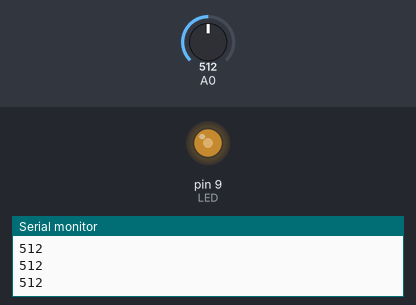
The sketch below on a simulated Arduino Uno, built with avr-gcc and run on an emulated ATmega328P. Shown: output pins drawn as LEDs (lit = HIGH), the last lines printed to the serial monitor. The test bench sets the inputs (shaded band); at power-on: A0 = 512.

Above: at 1.3 s.
1.4 s: A0 set to 716
At 2.2 s:
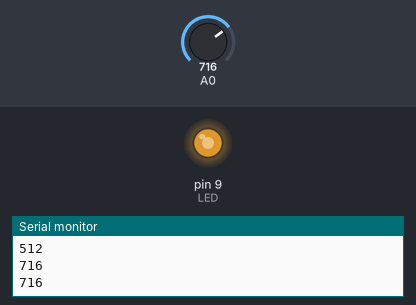
3.0 s: A0 set to 900
At 3.4 s:
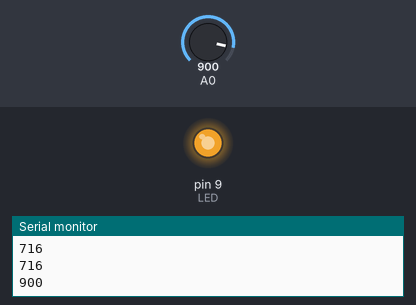
4.5 s: A0 set to 122
At 5.7 s:
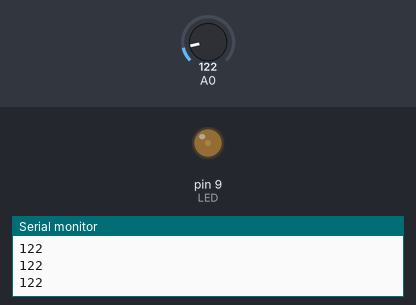
6.0 s: A0 set to 0
At 6.9 s:
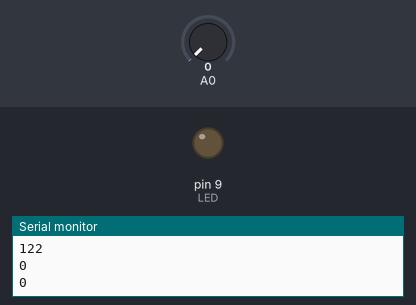
7.5 s: A0 set to 511
At 8.1 s:
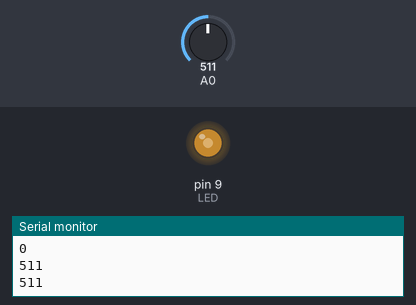
Timing chart, 0 to 10.0 s (numbered marks = the images above; inputs shaded):
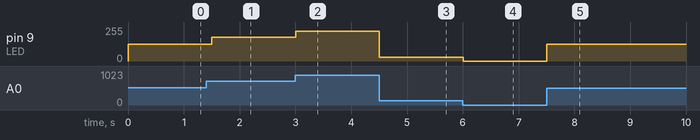

The sketch:

pilot-led-with-potentiometer.ino
```cpp
int LED = 9;

void setup() {
  pinMode(LED, OUTPUT);
  digitalWrite(LED, LOW);
  Serial.begin(9600);
}

int intensity = 0;

void loop() {
  int potentiometer = analogRead(A0);
  int convertedValue = map(potentiometer, 0, 1023, 0, 255);

  Serial.println(potentiometer);

  if(potentiometer == 90) {
    analogWrite(LED, 0);
  } else {
    analogWrite(LED, convertedValue);
  }


  delay(500);
}
```

Measured:
- after the input at 1.4 s, pin 9 (LED): 127/255 → 178/255 after 0.10 s
- after the input at 3.0 s, pin 9 (LED): 178/255 → 224/255 at once
- after the input at 4.5 s, pin 9 (LED): 224/255 → 30/255 at once
- after the input at 6.0 s, pin 9 (LED): 30/255 → 0/255 at once
- after the input at 7.5 s, pin 9 (LED): 0/255 → 127/255 at once
